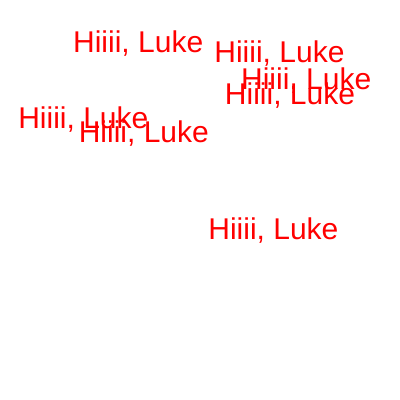
Frame 1 (no input)
Frame 60 (no input): identical to frame 1, image omitted
Frame 120 (the mouse pressed at the canvas centre since frame 60): identical to frame 1, image omitted

The p5.js sketch that drew this single still picture (run headless with seeded random() and noise() and a simulated clock; from frame 60 on, the mouse is pressed at the canvas centre):

// p5.js sketch
// ── sketch.js
function sayHi(){
	let textX = random(0, 300);
	let textY = random(0, 300);
	text("Hiiii, " + yourName, textX, textY);
}

function setup(){
	createCanvas(400, 400);
	yourName = "Luke";
	fill(255, 0, 0);
	textSize(30);

	sayHi();
	sayHi();
	sayHi();
	sayHi();
	sayHi();
	sayHi();
	sayHi();
}

function draw(){

}
